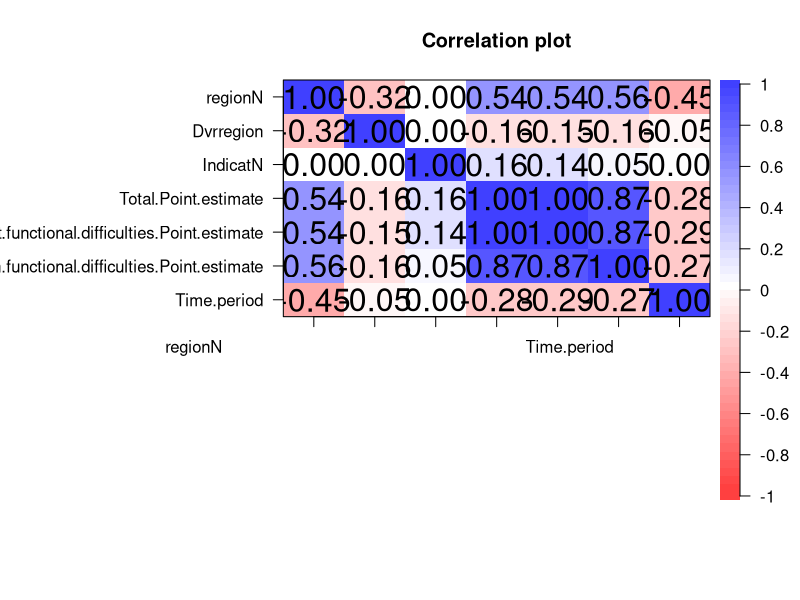
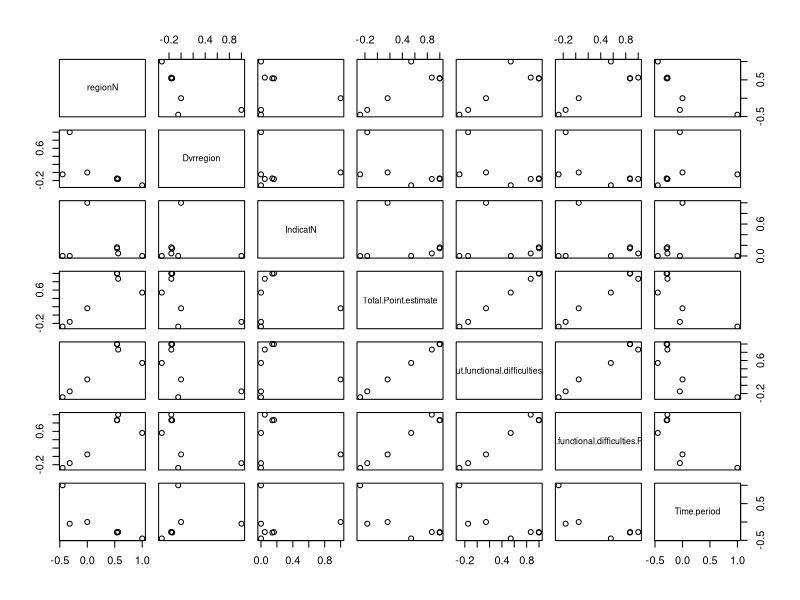
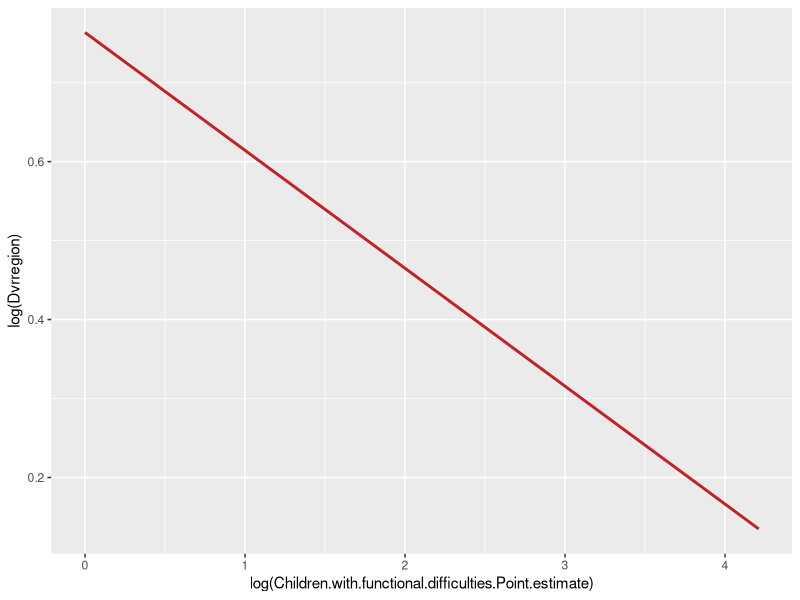
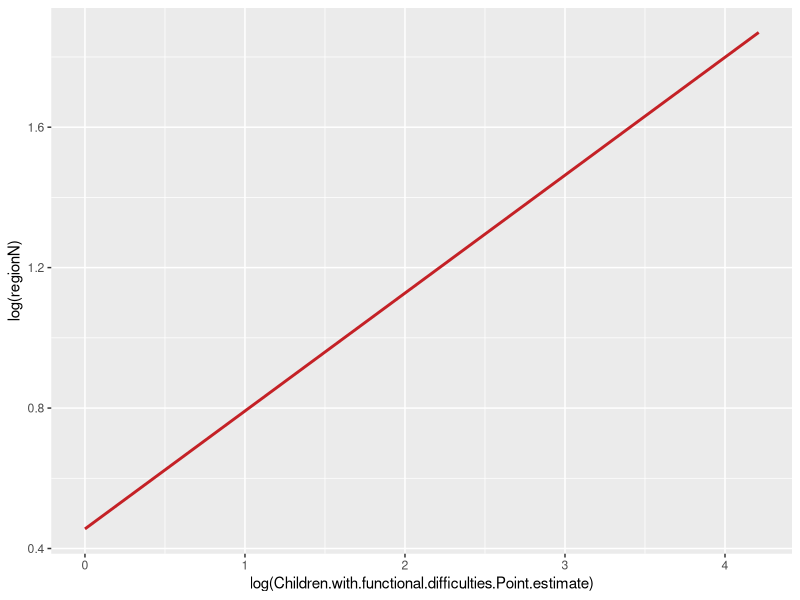
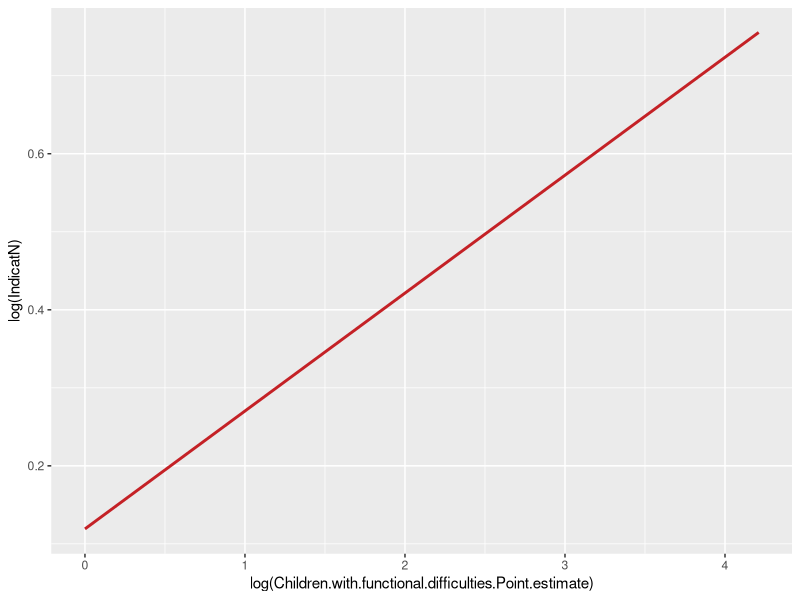
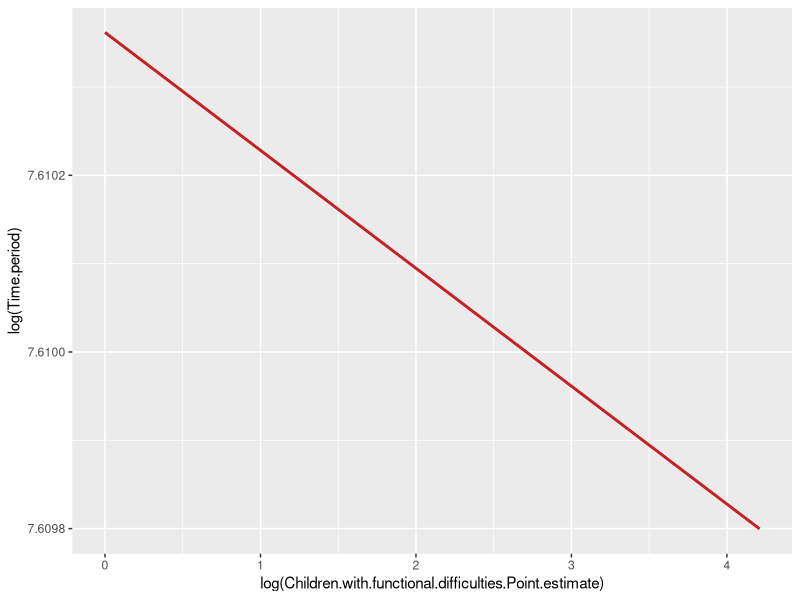
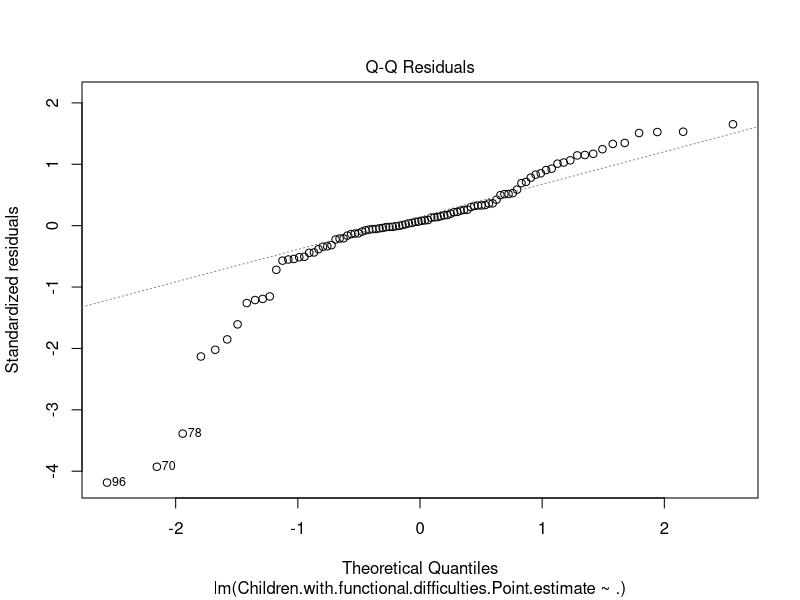
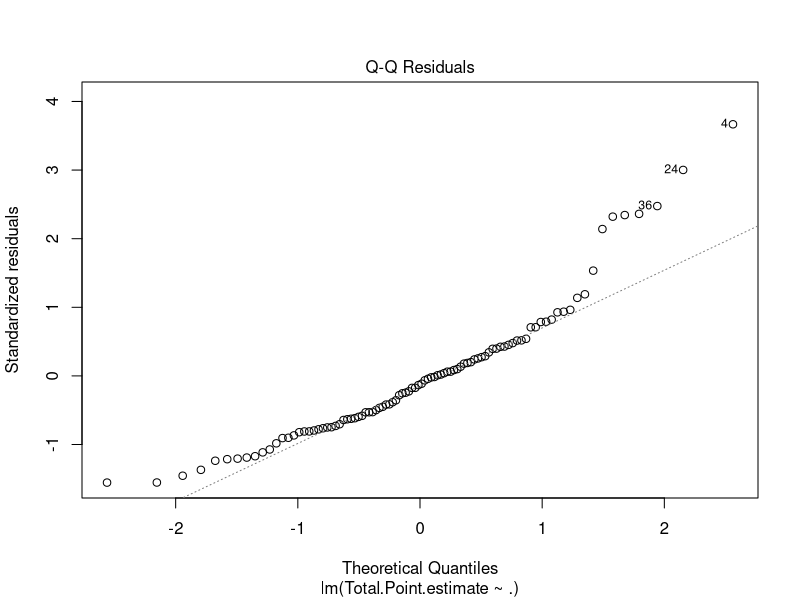

Write the R code that produced these figures, in order.
setwd("C:/Users/nursa/OneDrive/GroupProjDA")
library(psych)
library(caret)
library(dplyr)
library(car)

oor=read.csv("totalOOR.csv")
dt1=subset(oor,select = c(regionN,Dvrregion,IndicatN,
                          Total.Point.estimate,Children.without.functional.difficulties.Point.estimate,
                          Children.with.functional.difficulties.Point.estimate,Time.period))
corPlot(cor(dt1))
pairs(cor(dt1))


ggplot(dt1, aes(x = log(Children.with.functional.difficulties.Point.estimate), y = log(Dvrregion))) +
  stat_smooth(method = "lm",
              col = "#C42126", se = FALSE, size = 1
  )
ggplot(dt1, aes(x = log(Children.with.functional.difficulties.Point.estimate), y = log(regionN))) +
  stat_smooth(method = "lm",
              col = "#C42126", se = FALSE, size = 1
  )
ggplot(dt1, aes(x = log(Children.with.functional.difficulties.Point.estimate), y = log(IndicatN))) +
  stat_smooth(method = "lm",
              col = "#C42126", se = FALSE, size = 1
  )
ggplot(dt1, aes(x = log(Children.with.functional.difficulties.Point.estimate), y = log(Time.period))) +
  stat_smooth(method = "lm",
              col = "#C42126", se = FALSE, size = 1
  )

set.seed(5)
model=lm(Children.with.functional.difficulties.Point.estimate~.,data = dt1)

summary(model)
# Call:
#   lm(formula = Children.with.functional.difficulties.Point.estimate ~ 
#        ., data = dt1)
# 
# Residuals:
#   Min      1Q  Median      3Q     Max 
# -71.092 -11.987   1.615  14.548  58.649 
# 
# Coefficients:
#                                                          Estimate Std. Error t value Pr(>|t|)    
# (Intercept)                                             3415.5121  6653.0177   0.513   0.6090    
# regionN                                                    4.6039     1.8450   2.495   0.0144 *  
# Dvrregion                                                  4.6125     4.0560   1.137   0.2585    
# IndicatN                                                 -18.8861     3.9734  -4.753 7.65e-06 ***
# Total.Point.estimate                                       0.3148     0.3360   0.937   0.3515    
# Children.without.functional.difficulties.Point.estimate    0.1861     0.3197   0.582   0.5619    
# Time.period                                               -1.6807     3.2951  -0.510   0.6113    
# ---
#   Signif. codes:  0 '***' 0.001 '**' 0.01 '*' 0.05 '.' 0.1 ' ' 1
# 
# Residual standard error: 25.81 on 89 degrees of freedom
# Multiple R-squared:  0.5246,	Adjusted R-squared:  0.4925 
# F-statistic: 16.37 on 6 and 89 DF,  p-value: 1.295e-12

plot(model,2)
#require regression for tpe
dt1_tpe=subset(dt1,select = -c(Children.without.functional.difficulties.Point.estimate,Children.with.functional.difficulties.Point.estimate))
model_tpe=lm(Total.Point.estimate~.,data = dt1_tpe)
summary(model_tpe)
plot(model_tpe,2)

#require regression for cwithout
dt1_cthout=subset(dt1,select = -c(Total.Point.estimate,Children.with.functional.difficulties.Point.estimate))
model_cthout=lm(Children.without.functional.difficulties.Point.estimate~.,data=dt1_cthout)
summary(model_cthout)
plot(model_cthout,2)

#create prediction of OOR
hmph=subset(dt1,select = c(Time.period,Children.with.functional.difficulties.Point.estimate))
a=colMeans(hmph[hmph$Time.period=='2017',])
b=colMeans(hmph[hmph$Time.period=='2018',])
c=colMeans(hmph[hmph$Time.period=='2019',])
d=colMeans(hmph[hmph$Time.period=='2020',])

yearPred1=data.frame(
  year=c(2017:2020),
  oorDisabled=c(as.double(a[2]),as.double(b[2]),as.double(c[2]),as.double(d[2]))
)
i=0
j=0
#set how many year to predict
year=5

for(j in 1:year){
  pred=0
  for(i in 1:nrow(dt1)) {
    
    re=dt1[i,]$regionN
    dv=dt1[i,]$Dvrregion
    indi=dt1[i,]$IndicatN
    
    #set year to predict
    t=2020+j
    
    #set total estimate
    d0=data.frame(regionN=re,Dvrregion=dv,IndicatN=indi,Time.period=t,interval = "confidence")
    tpe=as.double(predict(model_tpe,d0))
    
    #set cthout
    d1=data.frame(regionN=re,Dvrregion=dv,IndicatN=indi,Time.period=t,interval = "confidence")
    cthout=as.double(predict(model_cthout,d1))
    
    newdata=data.frame(regionN=re,
                       Dvrregion=dv,
                       IndicatN=indi,
                       Total.Point.estimate=tpe,
                       Children.without.functional.difficulties.Point.estimate=cthout,
                       Time.period = t, interval = "confidence")
    
    pred=pred+as.double(predict(model,newdata))
  }
  meanPred=pred/nrow(dt1)
  #create data frame
  newPred=data.frame(
    year=2020+j,
    oorDisabled=meanPred
  )
  #insert to yearPred
  yearPred1[nrow(yearPred1) + 1,]=newPred
}


plot(yearPred1$year, yearPred1$oorDisabled, col="red",type = "b", lty = 2, frame=FALSE)
lines(yearPred1[1:4,]$year, yearPred1[1:4,]$oorDisabled, col="blue",type = "b", lty = 1)
legend("bottomright", legend=c("Predicted", "Actual"),
       col=c("red", "blue"), lty = 2:1, cex=0.8)
